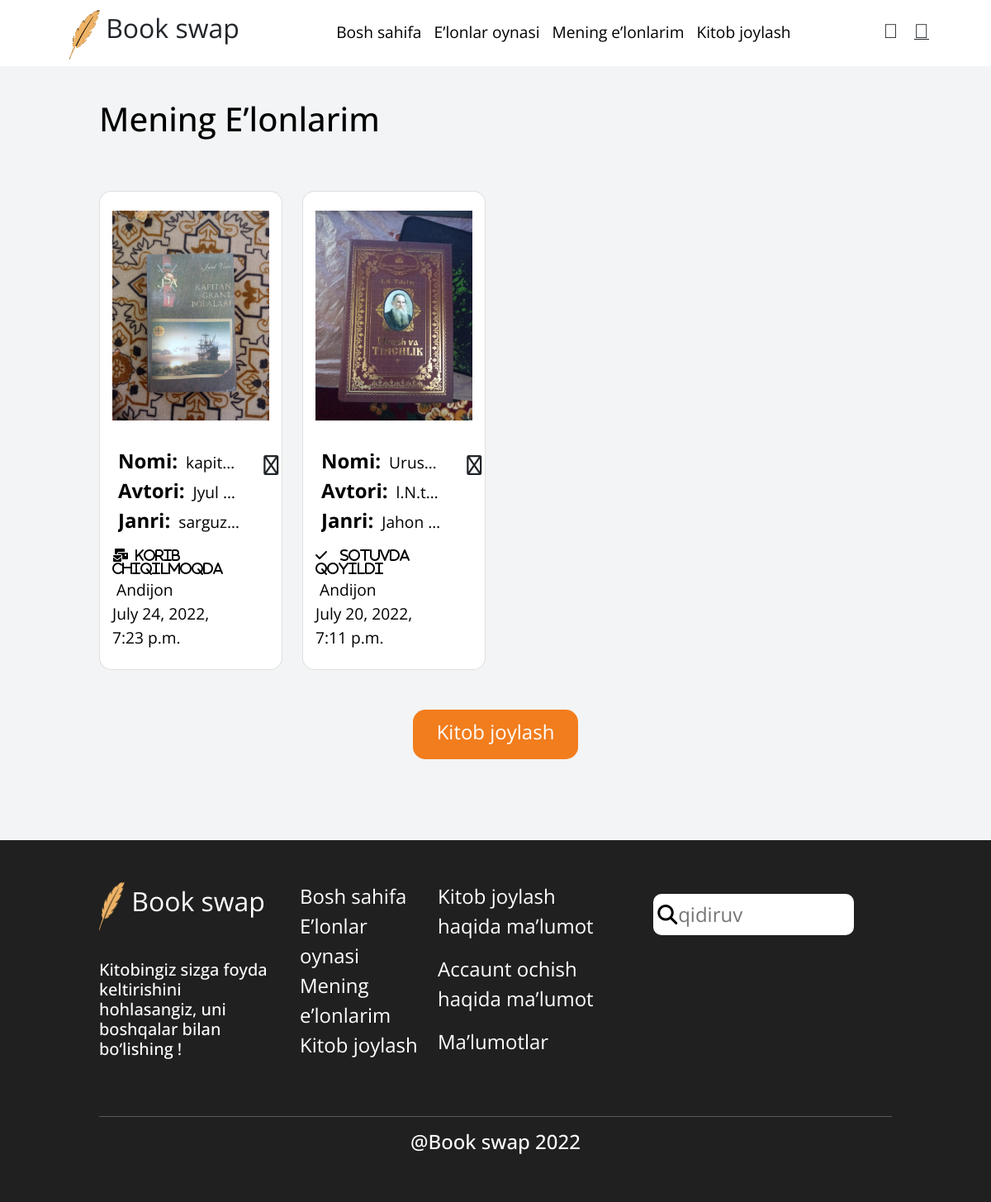
/mybooks/ (signed in), run on an earlier commit of the app's database.
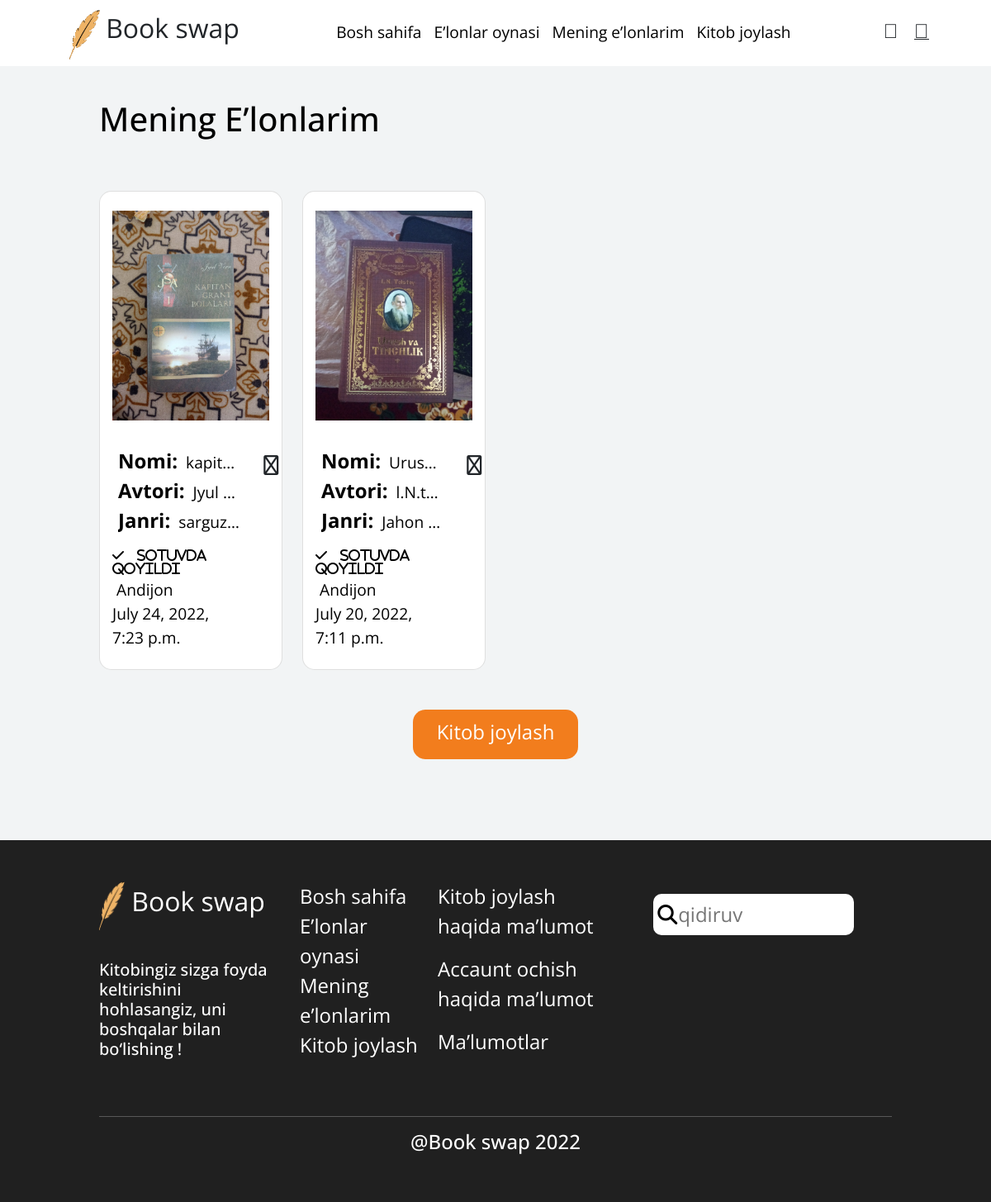
And on a later commit of the database.
### main/models.py (models this page shows, shortened)
class Book(models.Model):
    ADDRESS = (
		('Andijon', 'Andijon'),
		('Namangan', 'Namangan'),
		('Samarqand', 'Samarqand'),
		('Tashkent', 'Tashkent'),
		('Jizzax', 'Jizzax'),
		('Surxondaryo', 'Surxondaryo'),
		('Navoiy', 'Navoiy'),
		('Xorazm', 'Xorazm'),
		('Qashqadaryo', 'Qashqadaryo'),
		('Buxoro', 'Buxoro'),
		('Sirdaryo', 'Sirdaryo'),
		('Fargona', 'Fargona'),
	)
    author = models.ForeignKey(User, on_delete=models.CASCADE, related_name="books", default=None, null=True)
    slug = models.SlugField("Slug", max_length=256, blank=True, unique=True)
    title = models.CharField("Title", max_length=256)
    author_pen = models.CharField("Book Author", max_length=100)
    location = models.CharField('loacation', max_length=256,  choices=ADDRESS)
    genre = models.ForeignKey(Genre, on_delete=models.CASCADE, related_name="books", default=None, null=True)
    description = models.TextField("Description", max_length=200)
    image = models.ImageField("Image", upload_to="book_images")
    created_at = models.DateTimeField("Created time", auto_now_add=True)
    likes_count = models.PositiveIntegerField("Likes", default=0)
    is_checked = models.BooleanField()
    is_ban = models.BooleanField()
    class Meta:
        ordering = ['-id']
        db_table = "book"
        unique_together = ["slug"]
        verbose_name = "book"
        verbose_name_plural = "books"

class Genre(models.Model):
    title = models.CharField("Title", max_length=256)
    slug = models.SlugField("Slug", max_length=256, blank=True)
    def __str__(self):
        return f"{self.title}"
    class Meta:
        db_table = "genre"
        verbose_name = "genre"
        verbose_name_plural = "genres"

### account/models.py (models this page shows, shortened)
class User(AbstractUser):
	GENDER = (
		('Ayol', 'Ayol'),
		('Erkak', 'Erkak'),
	)
	ADDRESS = (
		('Andijon', 'Andijon'),
		('Namangan', 'Namangan'),
		('Samarqand', 'Samarqand'),
		('Tashkent', 'Tashkent'),
		('Jizzax', 'Jizzax'),
		('Surxondaryo', 'Surxondaryo'),
		('Navoiy', 'Navoiy'),
		('Xorazm', 'Xorazm'),
		('Qashqadaryo', 'Qashqadaryo'),
		('Buxoro', 'Buxoro'),
		('Sirdaryo', 'Sirdaryo'),
		('Fargona', 'Fargona'),
	)
	name = models.CharField("Name", max_length=256)
	surname = models.CharField("Surname", max_length=256)
	username = models.CharField("Username", max_length=256, unique=True, null=True)
	age = models.PositiveIntegerField("Age", null=True)
	phone = models.CharField("Phone", max_length=18)
	avatar = models.ImageField("Image", upload_to="user-images/", null=True, blank=True, default='default.png')
	gender = models.CharField("Gender", max_length=128, choices=GENDER)
	address = models.CharField("Address", max_length=128, choices=ADDRESS)
	created_at = models.DateTimeField("Created at", auto_now_add=True)
	updated_at = models.DateTimeField("Updated_at", auto_now=True)
	USERNAME_FIELD = "username"
	first_name = None
	last_name = None
	class Meta:
		db_table = "user"
		verbose_name = "user"
		verbose_name_plural = "users"

### main/views.py (the view)
# urls.py: path('mybooks/', views.MyBookView, name="my-book"),
@login_required(login_url='/profile/login/')
def MyBookView(request):
    author_book = Book.objects.select_related('genre', 'author').filter(author= request.user)
    return render(request, 'advert/my_advert.html', {"object": author_book})

### templates/advert/my_advert.html (shortened to what this page needs)
{% extends "advert/base.html" %}
{% load static %}
{% block content %}
  <header>
    <section>
      <h1>Mening E’lonlarim</h1>
      <div class="edit-section mt-5">
          <div class="row">
              {% for  book in  object %}
              <div class="col-lg-4 col-xl-3 col-md-6 col-sm-6 col-12">
                  <div class="card">
                      <a href="{% url 'main:detail' book.slug%}" style="text-decoration: none;" class="text-dark">
                        <img src="{{ book.image.url}}" alt="" style="    width: 100%;  max-height: 300px;">
                    </a>
                    <div class="row">
                        <div class="col-10">
                          <ul>
                              <li>
                                  <strong>Nomi:</strong>
                                  <span>{{ book.title}}</span>
                              </li>
                              <li>
                                  <strong>Avtori:</strong>
                                  <span>{{ book.author_pen}}</span>
                              </li>
                              <li>
                                  <strong>Janri:</strong>
                                  <span>{{ book.genre}}</span>
                              </li>
                          </ul>
                          {% if book.is_checked %}
                          <span class="fa-solid fa-check">&nbsp &nbsp Sotuvda qoyildi</span>
                          {% endif %}
                          {% if not book.is_checked and not book.is_ban %}
                                <span class="fa-solid fa-envelopes-bulk">&nbsp korib chiqilmoqda</span>
                          {% endif %}
                          <br>
                          <span class="about-box">{{book.author.address}} <br> {{book.created_at}}</span>
                      </div>
                      <div class="col-2">
                          <i class="fa-solid fa-ellipsis-vertical dropdown-button p-1 btn"></i>
                      </div>
                  </div>
                  </div>
              </div>
             {% endfor %}
          </div>
      </div>
  </section>
    <center>
      <a href="{% url 'main:create-book' %}" class="btn btn-orange mt-5 mb-5">Kitob joylash</a>
    </center>
  </header>
  {% endblock %}

What changed in the data, as far as the page shows it:
changed Book "July 24, 2022, 7:23 p.m.": is_checked "korib chiqilmoqda" → "Sotuvda qoyildi"
